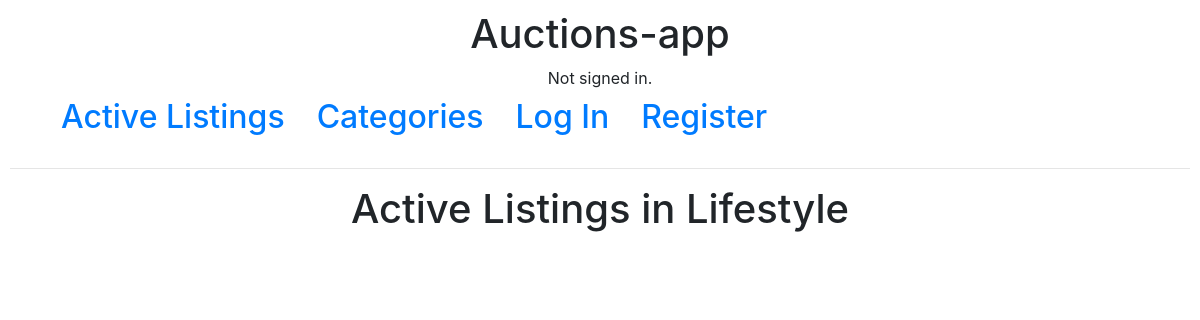
Before: /Lifestyle/ with the older database file.
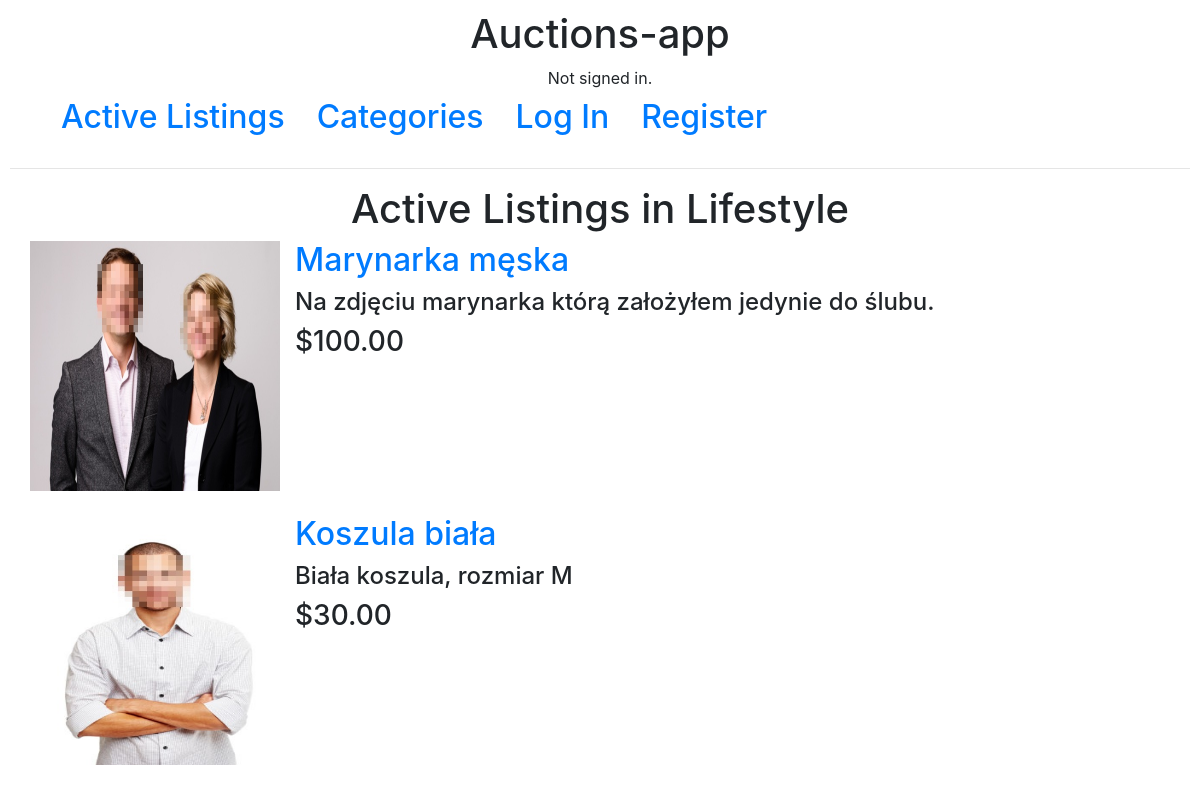
After: the same page with the newer database file.
### auctions/models.py (models this page shows, shortened)
class Listing(models.Model):
    title = models.CharField(max_length=64)
    description = models.CharField(max_length=240)
    img = models.ImageField(null=True, blank=True, upload_to="images/")
    category = models.CharField(max_length=64)
    status = models.BooleanField(default=True)
    owner = models.ForeignKey(User, on_delete=models.CASCADE)

class Bid(models.Model):
    listing_id = models.ForeignKey(Listing, on_delete=models.CASCADE, related_name="listing")
    user_id = models.ForeignKey(User, on_delete=models.CASCADE, related_name="user")
    price = models.DecimalField(max_digits=19, decimal_places=2, blank=False, validators=[MinValueValidator(1)])
    class Meta:
        get_latest_by = 'price'

### auctions/views.py (the view)
# urls.py: path("<str:category>/", views.categorypage, name="categorypage"),
def categorypage(request, category):
    listings = Listing.objects.filter(category=category)
    print(category)
    b = Bid.objects.annotate(
    highest=Max('listing_id__listing__price')
).filter(
    price=F('highest'))
    return render(request, "auctions/categorypage.html",{
        "listings":listings,
        "bid":b,
        "category":category
    })
    pass

### auctions/templates/auctions/categorypage.html
{% extends "auctions/layout.html" %}
{% block body %}
    <h1 align='center'>Active Listings in {{category}}</h2>
<div>
    {% for auction in listings %}
        {% if auction.status %}
            <div class="container">
                <div class="row">
                    <div class="col-xs-6">
                       <a href="{{ auction.id }}/"> <img src="/media/{{auction.img}}" alt="no image" style="width:250px;height:250px;"> </h2> </a>
                    </div>
                    <div class="col">
                        <a href="/{{ auction.id }}/"> <h2> {{ auction.title }} </h2> </a>
                        <h4> {{auction.description}}</h4>
                        {%for b in bid %}
                            {% if b.listing_id == auction %}
                            <h3> ${{b.price}} </h3>
                            {% endif %}
                        {% endfor %}
                    </div>
                </div>
                <br>
            </div>
        {% endif %}
    {% endfor %}
</div>
{% endblock %}

Changed rows visible on the page:
added Listing: img (picture), title "Marynarka męska", description "Na zdjęciu marynarka którą założyłem jedynie do ślubu."
added Bid: price "100.00", shown under "Marynarka męska"
added Listing: img (picture), title "Koszula biała", description "Biała koszula, rozmiar M"
added Bid: price "30.00", shown under "Koszula biała"
